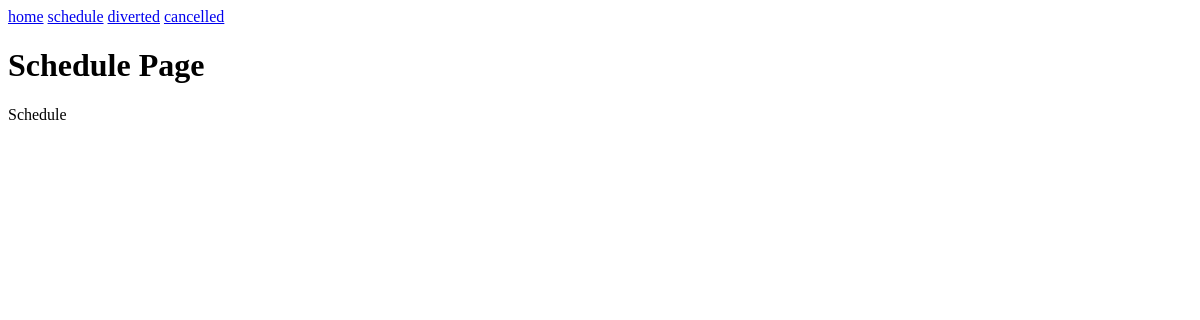
The app's page /schedule/, older data.
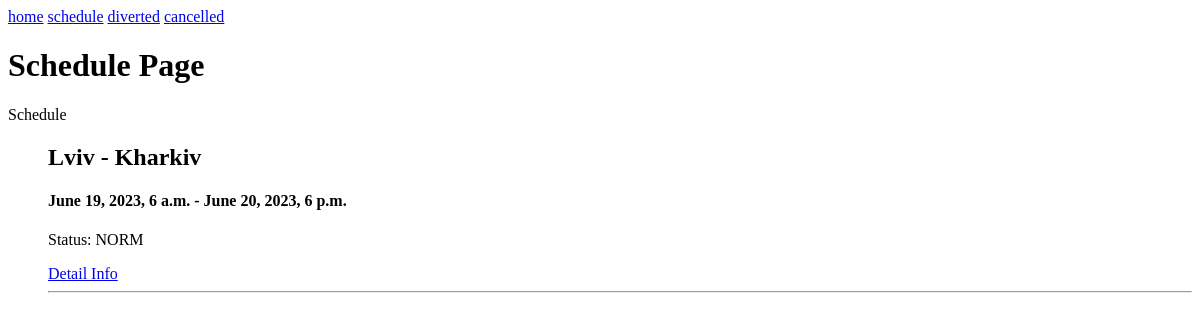
The same page, newer data.
### railway/models.py (models this page shows, shortened)
class Trains(models.Model):
    number = models.IntegerField("TrainNumber")
    status = models.CharField('StatusOfTrain', max_length=9, choices=(('NORM', 'normal'), ('CANCELLED', 'cancelled'), ('DIV', 'diverted')), default='normal')
    from_city = models.CharField(max_length=255, verbose_name= 'from')
    to_city = models.CharField(max_length=255, verbose_name= 'to')
    departure_date = models.DateTimeField(verbose_name= 'departure_date')
    arrival_date = models.DateTimeField(verbose_name= 'arrival_date')
    slug = models.SlugField(max_length=255, unique=False, db_index = True, verbose_name="URL")
    def get_absolute_url(self):
        return reverse('train', kwargs = {'train_slug': self.slug})

### railway/views.py (the view)
# urls.py: path('schedule/', Schedule.as_view(), name = "schedule"),
class Schedule(ListView):
    model = Trains #Select all records from the table and try to display them as a list
    template_name = 'railway/schedule.html' #The path to the required html file
    context_object_name = 'trains' #Put list records from the table in posts
    def get_context_data(self, *, object_list=None, **kwargs):  #Passing static and dynamic data
        context = super().get_context_data(**kwargs)
        context['title'] = 'Schedule Page'
        context['menu'] = menu
        return context

### railway/templates/railway/schedule.html
{% extends 'railway/base.html' %}
{%block content%}
<h1>{{title}}</h1>
<p>Schedule</p>
<ul>
    {%for t in trains%}
    <h2>{{ t.from_city }} - {{ t.to_city }}</h2>
    <h4>{{ t.departure_date }} - {{ t.arrival_date }}</h4>
    <p>Status: {{t.status}}</p>
    <a href = "{{ t.get_absolute_url }}">Detail Info</a>
    <hr>
    {%endfor%}
</ul>
{%endblock content%}

Row changes from the older to the newer data that the page shows:
added Trains: from_city "Lviv", to_city "Kharkiv", departure_date "June 19, 2023, 6 a.m.", arrival_date "June 20, 2023, 6 p.m.", status "NORM"
